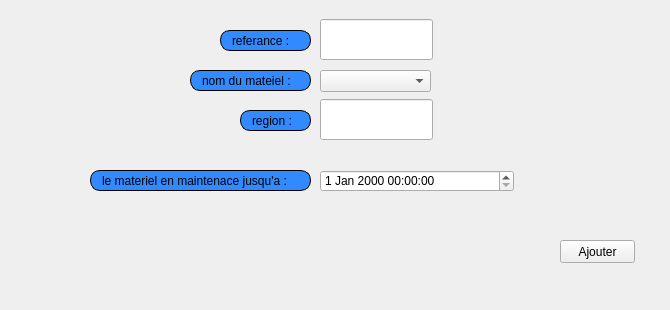
     <widget class="QWidget" name="tab_16">
      <attribute name="title">
       <string>ajouter</string>
      </attribute>
      <widget class="QLabel" name="label_11">
       <property name="geometry">
        <rect>
         <x>220</x>
         <y>30</y>
         <width>91</width>
         <height>21</height>
        </rect>
       </property>
       <property name="styleSheet">
        <string notr="true">border: 1px solid black;
border-radius: 10px;
padding: 0 8px;
background: #318aff;
font: bold, &quot;Arial&quot;;;
text-align:center;</string>
       </property>
       <property name="text">
        <string>referance :</string>
       </property>
      </widget>
      <widget class="QLabel" name="label_12">
       <property name="geometry">
        <rect>
         <x>190</x>
         <y>70</y>
         <width>121</width>
         <height>21</height>
        </rect>
       </property>
       <property name="styleSheet">
        <string notr="true">border: 1px solid black;
border-radius: 10px;
padding: 0 8px;
background: #318aff;
font: bold, &quot;Arial&quot;;;
text-align:center;</string>
       </property>
       <property name="text">
        <string>nom du mateiel :</string>
       </property>
      </widget>
      <widget class="QLineEdit" name="ref_mat_maint_a_ajouter">
       <property name="geometry">
        <rect>
         <x>320</x>
         <y>19</y>
         <width>113</width>
         <height>41</height>
        </rect>
       </property>
      </widget>
      <widget class="QLabel" name="label_13">
       <property name="geometry">
        <rect>
         <x>240</x>
         <y>110</y>
         <width>71</width>
         <height>21</height>
        </rect>
       </property>
       <property name="styleSheet">
        <string notr="true">border: 1px solid black;
border-radius: 10px;
padding: 0 8px;
background: #318aff;
font: bold, &quot;Arial&quot;;;
text-align:center;</string>
       </property>
       <property name="text">
        <string>region :</string>
       </property>
      </widget>
      <widget class="QLabel" name="label_31">
       <property name="geometry">
        <rect>
         <x>90</x>
         <y>170</y>
         <width>221</width>
         <height>21</height>
        </rect>
       </property>
       <property name="styleSheet">
        <string notr="true">border: 1px solid black;
border-radius: 10px;
padding: 0 8px;
background: #318aff;
font: bold, &quot;Arial&quot;;;
text-align:center;</string>
       </property>
       <property name="text">
        <string>le materiel en maintenace jusqu'a :</string>
       </property>
      </widget>
      <widget class="QLineEdit" name="region_mat_maint_a_ajouter">
       <property name="geometry">
        <rect>
         <x>320</x>
         <y>99</y>
         <width>113</width>
         <height>41</height>
        </rect>
       </property>
      </widget>
      <widget class="QDateTimeEdit" name="dateTimeEdit">
       <property name="geometry">
        <rect>
         <x>320</x>
         <y>170</y>
         <width>194</width>
         <height>22</height>
        </rect>
       </property>
      </widget>
      <widget class="QPushButton" name="ajouter_mat_maintenace">
       <property name="geometry">
        <rect>
         <x>560</x>
         <y>240</y>
         <width>75</width>
         <height>23</height>
        </rect>
       </property>
       <property name="styleSheet">
        <string notr="true">#ajouter_mat_maintenace{
font: bold, &quot;Arial&quot;;;     background-color: qlineargradient(x1: 0, y1: 0, x2: 0, y2: 1,
                                       stop: 0 #dadbde, stop: 1 #f6f7fa);
}
#ajouter_mat_maintenace:pressed {
font: bold, &quot;Arial&quot;;;     background-color: qlineargradient(x1: 0, y1: 0, x2: 0, y2: 1,
                                       stop: 0 #dadbde, stop: 1 #fff07b);}</string>
       </property>
       <property name="text">
        <string>Ajouter</string>
       </property>
       <property name="icon">
        <iconset resource="ressources.qrc">
         <normaloff>:/images/img/app.png</normaloff>:/images/img/app.png</iconset>
       </property>
      </widget>
      <widget class="QComboBox" name="combo_nom_mat_maint">
       <property name="geometry">
        <rect>
         <x>320</x>
         <y>70</y>
         <width>111</width>
         <height>22</height>
        </rect>
       </property>
      </widget>
      <widget class="QLabel" name="label_41">
       <property name="geometry">
        <rect>
         <x>0</x>
         <y>0</y>
         <width>661</width>
         <height>281</height>
        </rect>
       </property>
       <property name="text">
        <string/>
       </property>
       <property name="pixmap">
        <pixmap resource="ressources.qrc">:/images/img/imf.jpg</pixmap>
       </property>
      </widget>
      <widget class="QLabel" name="label_111">
       <property name="geometry">
        <rect>
         <x>0</x>
         <y>-8</y>
         <width>651</width>
         <height>301</height>
        </rect>
       </property>
       <property name="text">
        <string/>
       </property>
       <property name="pixmap">
        <pixmap>:/img/imf.jpg</pixmap>
       </property>
      </widget>
      <zorder>label_111</zorder>
      <zorder>label_41</zorder>
      <zorder>label_11</zorder>
      <zorder>label_12</zorder>
      <zorder>ref_mat_maint_a_ajouter</zorder>
      <zorder>label_13</zorder>
      <zorder>label_31</zorder>
      <zorder>region_mat_maint_a_ajouter</zorder>
      <zorder>dateTimeEdit</zorder>
      <zorder>ajouter_mat_maintenace</zorder>
      <zorder>combo_nom_mat_maint</zorder>
     </widget>
